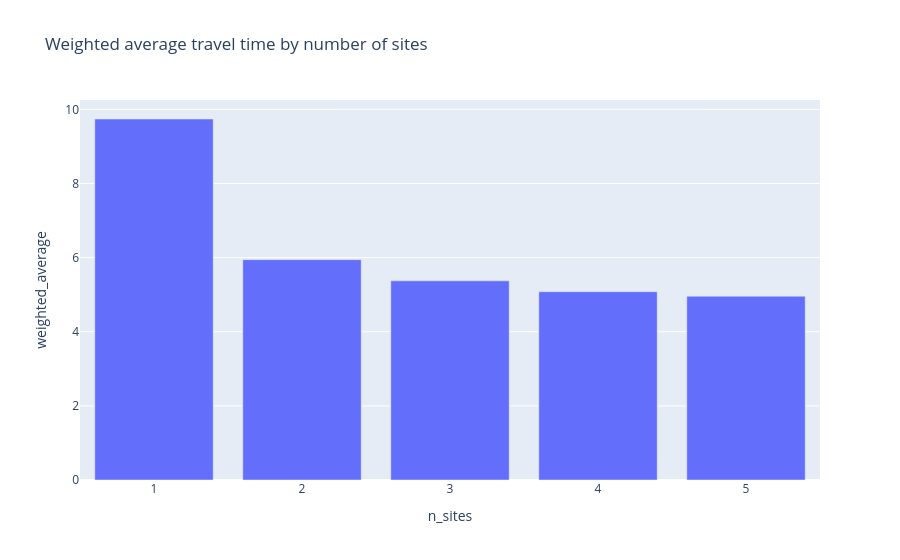

The notebook cell this image was saved under:
### Code cell
px.bar(all_sols, x="n_sites", y="weighted_average", title="Weighted average travel time by number of sites")

### Figure 1 — Plotly figure (JSON) as saved in the notebook; plotly's stock layout.template omitted (floating-point values rounded to 4 significant figures)
{"data": [{"hovertemplate": "n_sites=%{x}<br>weighted_average=%{y}<extra></extra>", "legendgroup": "", "marker": {"color": "#636efa", "pattern": {"shape": ""}}, "name": "", "orientation": "v", "showlegend": false, "textposition": "auto", "type": "bar", "x": [1, 2, 3, 4, 5], "xaxis": "x", "y": [9.739, 5.944, 5.372, 5.08, 4.958], "yaxis": "y"}], "layout": {"barmode": "relative", "legend": {"tracegroupgap": 0}, "title": {"text": "Weighted average travel time by number of sites"}, "xaxis": {"anchor": "y", "domain": [0, 1], "title": {"text": "n_sites"}}, "yaxis": {"anchor": "x", "domain": [0, 1], "title": {"text": "weighted_average"}}}}
